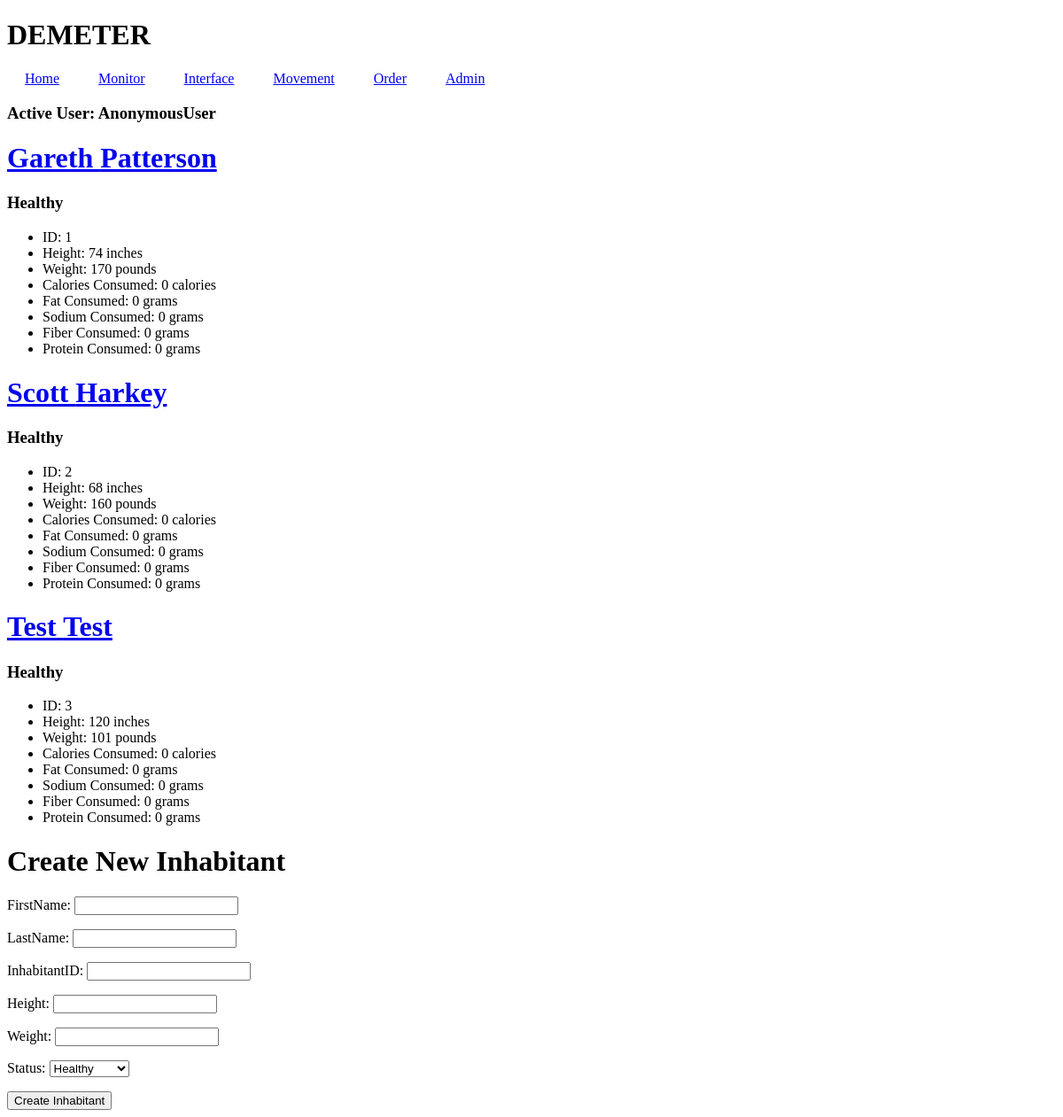
The page /monitor on the database its author committed.
### inhabitant/models.py (models this page shows, shortened)
class DailyNutrition(models.Model):
    dailyNutrition = models.UUIDField(default=uuid.uuid4, editable=True, unique=True)
    inhabitant = models.ForeignKey(Inhabitant, on_delete=models.CASCADE, related_name="Nutrition")
    dateStamp = models.DateField(default=datetime.today)
    timeStamp = models.DateTimeField(default=datetime.now)
    caloriesConsumed = models.IntegerField(default=0, blank=False, null=False, validators=[MinValueValidator(0)])
    fatConsumed = models.IntegerField(default=0, blank=False, null=False, validators=[MinValueValidator(0)])
    sodiumConsumed = models.IntegerField(default=0, blank=False, null=False, validators=[MinValueValidator(0)])
    fiberConsumed = models.IntegerField(default=0, blank=False, null=False, validators=[MinValueValidator(0)])
    proteinConsumed = models.IntegerField(default=0, blank=False, null=False, validators=[MinValueValidator(0)])
    isVegetarian = models.BooleanField(default=False)
    allergyGluten = models.BooleanField(default=False)
    allergyDairy = models.BooleanField(default=False)

class Inhabitant(models.Model):
    STATUS = [
    ("Healthy", "Healthy"),
    ("Sick", "Sick"),
    ("Recovering","Recovering"),
    ("Injured","Injured"),
    ("Deceased","Deceased"),
    ]
    firstName = models.CharField(max_length=64)
    lastName = models.CharField(max_length=64)
    inhabitantID = models.CharField(max_length=64,primary_key=True)
    height =models.IntegerField(blank=False)
    weight = models.IntegerField(blank=False)
    status = models.CharField(max_length=64,default="Healthy",choices=STATUS)

### inhabitant/views.py (the view)
# urls.py: path("monitor",views.healthMonitor,name="monitor"),
def healthMonitor(request):
    nutrition = DailyNutrition.objects.all()
    inhabitants = Inhabitant.objects.all()
    typeRation = TypeRation.objects.all()
    if request.method == 'POST':
        form = InhabitantForm(request.POST)
        if form.is_valid():
            inhabModel = form.save()
            dn = DailyNutrition.objects.create(
                inhabitant=inhabModel,
            )
    else:
        form = InhabitantForm()
    context ={
        "inhabitant": inhabitants,
        "nutrition": nutrition,
        "form":form,
    }
    return render(request, "inhabitant/monitor.html",context)

### inhabitant/forms.py
class InhabitantForm(forms.ModelForm):
    class Meta:
        model = Inhabitant
        fields = [
            "firstName",
            "lastName",
            "inhabitantID",
            "height",
            "weight",
            "status",
            ]

### inhabitant/templates/inhabitant/monitor.html (shortened to what this page needs)
{% extends 'inhabitant/base.html' %}
{% block body%}
{% for person in nutrition %}
<div>
<h1><a href="{% url 'inhabdash' inhabitantID=person.inhabitant.inhabitantID %}">{{ person.inhabitant.firstName }} {{ person.inhabitant.lastName }}</a></h1>
<h3>{{ person.inhabitant.status }}</h3>
    <ul>
        <li>ID: {{ person.inhabitant.inhabitantID }}</li>
        <li>Height: {{ person.inhabitant.height }} inches</li>
        <li>Weight: {{ person.inhabitant.weight }} pounds</li>
        <li>Calories Consumed: {{ person.caloriesConsumed }} calories</li>
        <li>Fat Consumed: {{ person.fatConsumed }} grams</li>
        <li>Sodium Consumed: {{ person.sodiumConsumed }} grams</li>
        <li>Fiber Consumed: {{ person.fiberConsumed }} grams</li>
        <li>Protein Consumed: {{ person.proteinConsumed }} grams</li>
    </ul>
</div>
{% endfor %}
<h1>Create New Inhabitant</h1>
<form action="" method="post">
    {{ form.as_p }}
    <button type="submit">Create Inhabitant</button>
</form>
{% endblock body %}

### rows shown on the page
DailyNutrition: inhabitant.firstName "Gareth", inhabitant.lastName "Patterson", inhabitant.status "Healthy", inhabitant.inhabitantID "1", inhabitant.height "74", inhabitant.weight "170", caloriesConsumed "0", fatConsumed "0", sodiumConsumed "0", fiberConsumed "0", proteinConsumed "0"
DailyNutrition: inhabitant.firstName "Scott", inhabitant.lastName "Harkey", inhabitant.status "Healthy", inhabitant.inhabitantID "2", inhabitant.height "68", inhabitant.weight "160", caloriesConsumed "0", fatConsumed "0", sodiumConsumed "0", fiberConsumed "0", proteinConsumed "0"
DailyNutrition: inhabitant.firstName "Test", inhabitant.lastName "Test", inhabitant.status "Healthy", inhabitant.inhabitantID "3", inhabitant.height "120", inhabitant.weight "101", caloriesConsumed "0", fatConsumed "0", sodiumConsumed "0", fiberConsumed "0", proteinConsumed "0"

### other values the page prints
{{ user }} "AnonymousUser"
